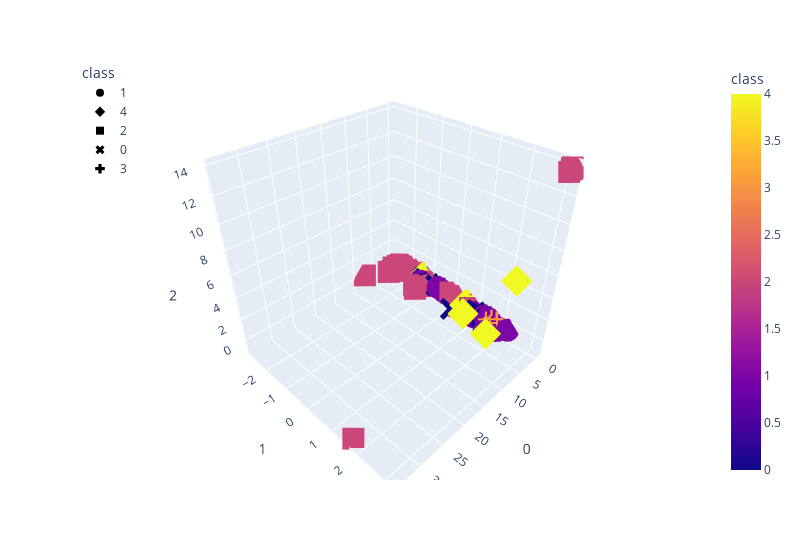

Here is the notebook cell this chart was saved with:
### Code cell
# 3D scatter with clusters
import plotly.express as px
fig = px.scatter_3d(
    clusters,
    x=0,
    y=1,
    z=2,
    color="class",
    symbol="class",
    width=800,
)
fig.update_layout(legend=dict(x=0, y=1))
fig.show()
